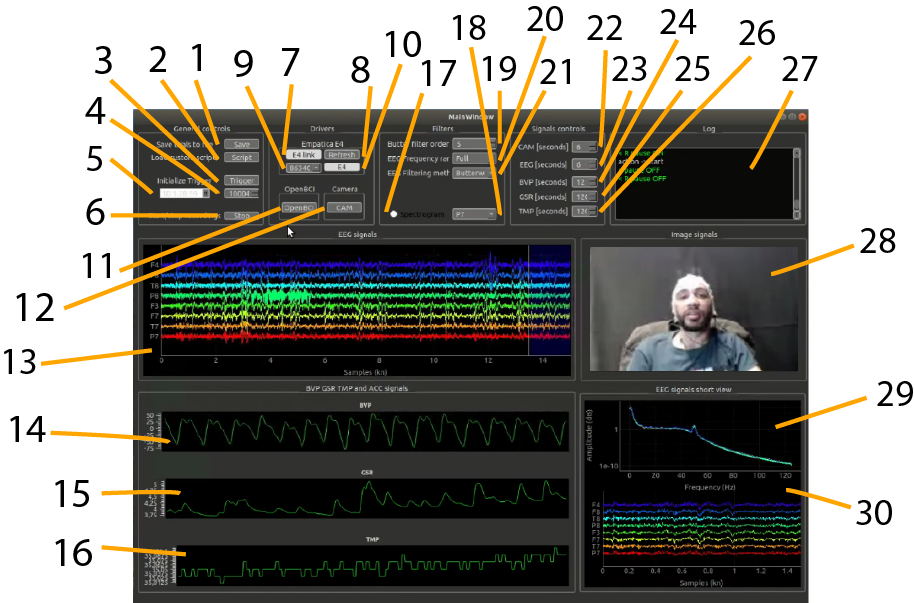
#> input picture GePHYCAM_noted.png, 915 x 603 px
$ python -i fr_system.py   (imports and definitions only)   (Python 2 division)
#> lines starting #> are read from the running program, lines starting #| are printed output that depends on the picture
### faced/detector.py
import tensorflow as tf
import cv2
import numpy as np
import os

from faced.const import YOLO_TARGET, YOLO_SIZE, CORRECTOR_SIZE, MODELS_PATH
from faced.utils import iou


class FaceDetector(object):

    def __init__(self):
        self.load_model(os.path.join(MODELS_PATH, "face_yolo.pb"))
        self.load_aux_vars()

        self.face_corrector = FaceCorrector()

    def load_aux_vars(self):
        cols = np.zeros(shape=[1, YOLO_TARGET])
        for i in range(1, YOLO_TARGET):
            cols = np.concatenate((cols, np.full((1, YOLO_TARGET), i)), axis=0)

        self.cols = cols
        self.rows = cols.T

    # [23 lines left out: function load_model, not called in this run]

    # Receives RGB numpy array
    def predict(self, frame, thresh=0.85):
        input_img = cv2.resize(frame, (YOLO_SIZE, YOLO_SIZE)) / 255.
        input_img = np.expand_dims(input_img, axis=0)

        pred = self.sess.run([self.prob, self.x_center, self.y_center, self.w, self.h], feed_dict={self.training: False, self.img: input_img})

        bboxes = self._absolute_bboxes(pred, frame, thresh)
        bboxes = self._correct(frame, bboxes)
        bboxes = self._nonmax_supression(bboxes)

        return bboxes

    # [71 lines left out: functions _absolute_bboxes, _nonmax_supression, _correct, not called in this run]


class FaceCorrector(object):

    def __init__(self):
        self.load_model(os.path.join(MODELS_PATH, "face_corrector.pb"))

    # [39 lines left out: functions load_model, predict, not called in this run]

### FER_STRATEGIES/fr_system.py
# -*- coding: utf-8 -*-
"""
@author: %(Mikel Val Calvo)s
@email: %(mikel1982mail@gmail.com)
@institution: %(Dpto. de Inteligencia Artificial, Universidad Nacional de Educación a Distancia (UNED))
@DOI: 10.5281/zenodo.3727503
"""
#%%
from FER_STRATEGIES.faced.detector import FaceDetector
import cv2
import numpy as np


class FR_system:

    def __init__(self):
        self.face_detector = FaceDetector()
        self.thresh=0.6

    def face_cropping(self, frame):
        frame = cv2.cvtColor(frame, cv2.COLOR_BGR2RGB)
        bboxes = self.face_detector.predict(frame, self.thresh)
        frame = cv2.cvtColor(frame, cv2.COLOR_BGR2GRAY)
        if len(bboxes):
            bbox = bboxes[0]
            x_c, y_c, width, height = bbox[0], bbox[1], bbox[2], bbox[3]
            x, y = int(x_c - width / 2), int(y_c - height / 2)
            # preprocess image before prediction
            roi_gray = frame[y:y + height, x:x + width]
            cropped_img = np.expand_dims(np.expand_dims(cv2.resize(roi_gray, (48, 48)), -1), 0)
            cropped_img = cropped_img / 255.

            return cropped_img


>>> import cv2
>>> picture = cv2.imread('../GePHYCAM_noted.png', cv2.IMREAD_GRAYSCALE)
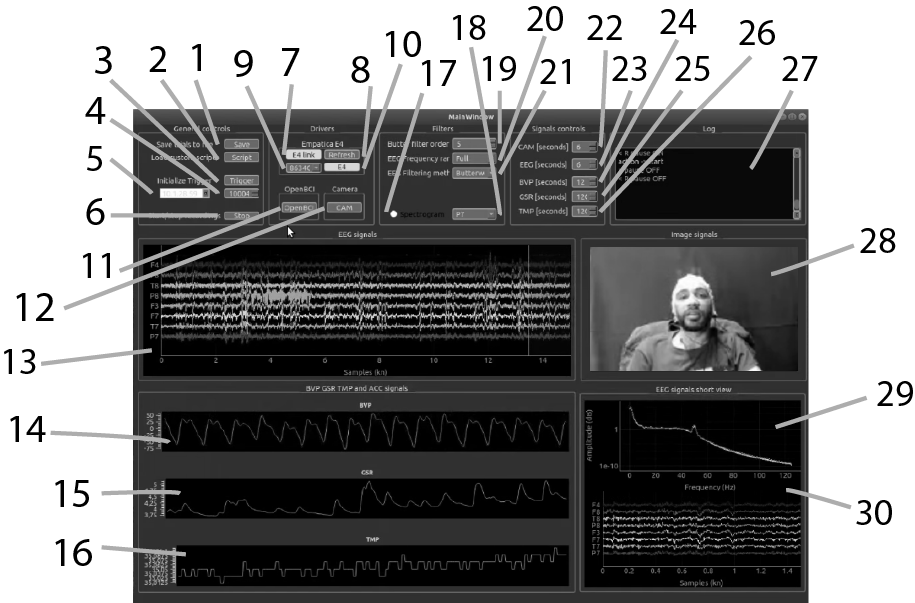
#> picture: shape (603, 915); min 0, max 255, mean 123.9
>>> result = FR_system().face_cropping(picture)
#> (the call stopped at in load_aux_vars, `cols = np.zeros(shape=[1, YOLO_TARGET])`: faced is not available in this run)
#> (the run stopped early here; a loop or call above may not have finished)
